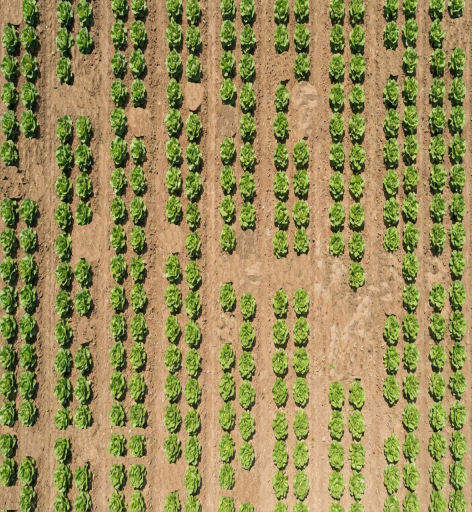
#> input picture Fotos/1.png, 944 x 1024 px, found by its file name (shown at 1/2 size)
$ python seg.py
#> lines starting #> are read from the running program, lines starting #| are printed output that depends on the picture
import cv2
import os

# Rutas de entrada
img1_path = "fotos/1.png"
img2_path = "fotos/2.png"
img3_path = "fotos/3.png"
img4_path = "fotos/4.png"

# Carpeta de salida
output_folder = "fotos_redimensionadas"
os.makedirs(output_folder, exist_ok=True)

# Cargar imágenes
img1 = cv2.imread(img1_path)
#> img1 is the input picture: shape (1024, 944, 3); mean B, G, R 86.6, 140.2, 151.6
img2 = cv2.imread(img2_path)
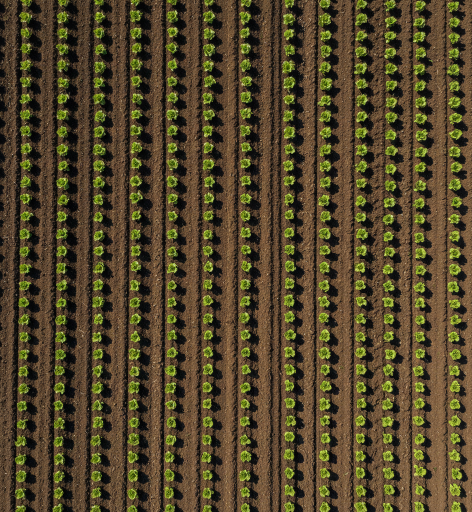
#> input picture Fotos/2.png, 944 x 1024 px, found by its file name (shown at 1/2 size)
#> img2 is the input picture: shape (1024, 944, 3); mean B, G, R 41.5, 70, 82.3
img3 = cv2.imread(img3_path)
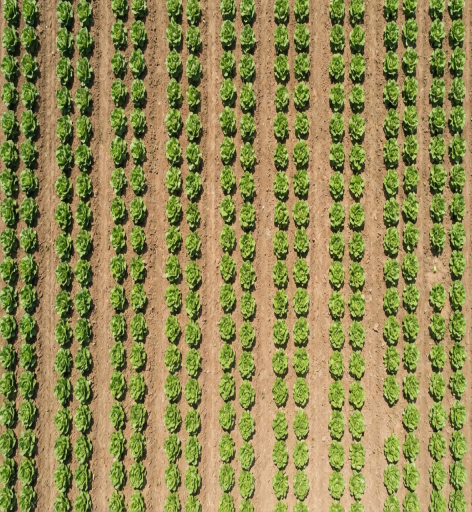
#> input picture Fotos/3.png, 944 x 1024 px, found by its file name (shown at 1/2 size)
#> img3 is the input picture: shape (1024, 944, 3); mean B, G, R 82, 137.6, 145.4
img4 = cv2.imread(img4_path)
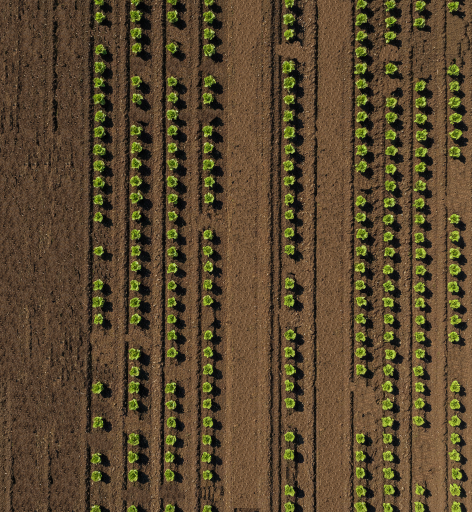
#> input picture Fotos/4.png, 944 x 1024 px, found by its file name (shown at 1/2 size)
#> img4 is the input picture: shape (1024, 944, 3); mean B, G, R 46.3, 72.3, 90

# Validar carga
if img1 is None:
    raise ValueError("Error cargando la imagen 1. Verifica la ruta fotos/1.png")

if img2 is None or img3 is None or img4 is None:
    raise ValueError("Error cargando alguna imagen (2,3 o 4). Verifica las rutas.")

# Obtener tamaño base (el de la 1)
h1, w1 = img1.shape[:2]
#> h1 = 1024; w1 = 944

# Redimensionar TODAS al tamaño de img1
img1_resized = img1  # ya tiene el tamaño correcto
img2_resized = cv2.resize(img2, (w1, h1), interpolation=cv2.INTER_AREA)
img3_resized = cv2.resize(img3, (w1, h1), interpolation=cv2.INTER_AREA)
img4_resized = cv2.resize(img4, (w1, h1), interpolation=cv2.INTER_AREA)

# Guardar imágenes
cv2.imwrite(f"{output_folder}/1_resized.png", img1_resized)
cv2.imwrite(f"{output_folder}/2_resized.png", img2_resized)
cv2.imwrite(f"{output_folder}/3_resized.png", img3_resized)
cv2.imwrite(f"{output_folder}/4_resized.png", img4_resized)

print("Imágenes redimensionadas al tamaño de la imagen 1:")
print(f"- {output_folder}/1_resized.png")
print(f"- {output_folder}/2_resized.png")
print(f"- {output_folder}/3_resized.png")
print(f"- {output_folder}/4_resized.png")
